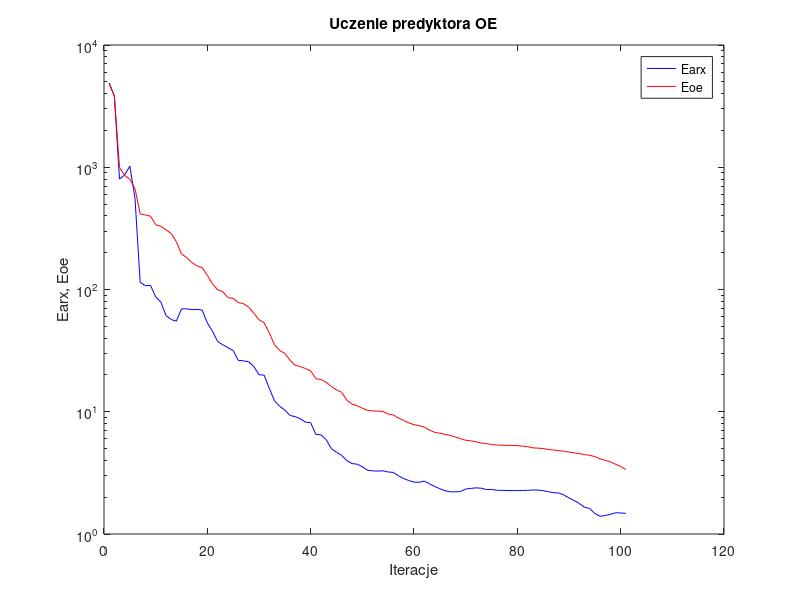
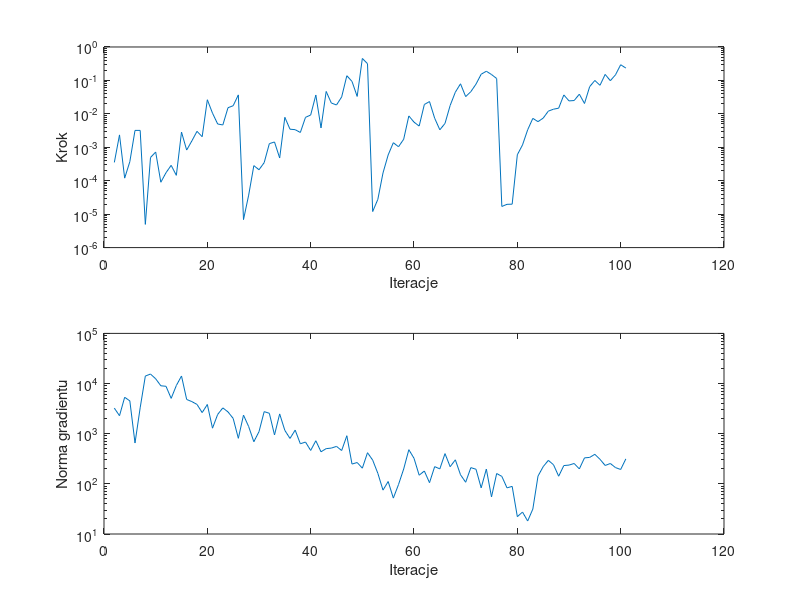

Write MATLAB code to recreate these figures, in order.
%uczenie predyktora oe
clear all;
n=0; farx(n+1)=4.895387e+003; foe(n+1)=4.836804e+003; wspucz(n+1)=0.000000e+000; ng(n+1)=0.000000e+000;
%odnowa zmiennej metryki
n=1; farx(n+1)=3.832643e+003; foe(n+1)=3.828756e+003; krok(n+1)=3.529670e-004; ng(n+1)=3.231963e+003;
n=2; farx(n+1)=8.007370e+002; foe(n+1)=9.945989e+002; krok(n+1)=2.346492e-003; ng(n+1)=2.283424e+003;
n=3; farx(n+1)=8.630432e+002; foe(n+1)=8.575370e+002; krok(n+1)=1.195353e-004; ng(n+1)=5.323823e+003;
n=4; farx(n+1)=1.022008e+003; foe(n+1)=7.986255e+002; krok(n+1)=3.716872e-004; ng(n+1)=4.507927e+003;
n=5; farx(n+1)=5.557781e+002; foe(n+1)=6.694853e+002; krok(n+1)=3.199545e-003; ng(n+1)=6.522819e+002;
n=6; farx(n+1)=1.144365e+002; foe(n+1)=4.151581e+002; krok(n+1)=3.201476e-003; ng(n+1)=3.283050e+003;
n=7; farx(n+1)=1.073789e+002; foe(n+1)=4.074673e+002; krok(n+1)=4.944182e-006; ng(n+1)=1.410573e+004;
n=8; farx(n+1)=1.081249e+002; foe(n+1)=3.977753e+002; krok(n+1)=4.957630e-004; ng(n+1)=1.546755e+004;
n=9; farx(n+1)=8.706867e+001; foe(n+1)=3.392003e+002; krok(n+1)=7.209870e-004; ng(n+1)=1.244591e+004;
n=10; farx(n+1)=7.893998e+001; foe(n+1)=3.289295e+002; krok(n+1)=9.012338e-005; ng(n+1)=9.024048e+003;
n=11; farx(n+1)=6.130277e+001; foe(n+1)=3.081561e+002; krok(n+1)=1.736749e-004; ng(n+1)=8.816206e+003;
n=12; farx(n+1)=5.683133e+001; foe(n+1)=2.874224e+002; krok(n+1)=2.881993e-004; ng(n+1)=5.060541e+003;
n=13; farx(n+1)=5.509158e+001; foe(n+1)=2.461359e+002; krok(n+1)=1.450018e-004; ng(n+1)=9.133894e+003;
n=14; farx(n+1)=6.940833e+001; foe(n+1)=1.952138e+002; krok(n+1)=2.849598e-003; ng(n+1)=1.414604e+004;
n=15; farx(n+1)=6.947410e+001; foe(n+1)=1.826674e+002; krok(n+1)=8.259539e-004; ng(n+1)=4.815113e+003;
n=16; farx(n+1)=6.838895e+001; foe(n+1)=1.662601e+002; krok(n+1)=1.548346e-003; ng(n+1)=4.366553e+003;
n=17; farx(n+1)=6.876465e+001; foe(n+1)=1.559652e+002; krok(n+1)=2.998733e-003; ng(n+1)=3.836242e+003;
n=18; farx(n+1)=6.786648e+001; foe(n+1)=1.510179e+002; krok(n+1)=2.075244e-003; ng(n+1)=2.636170e+003;
n=19; farx(n+1)=5.328063e+001; foe(n+1)=1.305393e+002; krok(n+1)=2.642647e-002; ng(n+1)=3.824113e+003;
n=20; farx(n+1)=4.553240e+001; foe(n+1)=1.112450e+002; krok(n+1)=1.048565e-002; ng(n+1)=1.288223e+003;
n=21; farx(n+1)=3.753638e+001; foe(n+1)=9.947051e+001; krok(n+1)=4.974973e-003; ng(n+1)=2.421918e+003;
n=22; farx(n+1)=3.526510e+001; foe(n+1)=9.587093e+001; krok(n+1)=4.653602e-003; ng(n+1)=3.270041e+003;
n=23; farx(n+1)=3.343091e+001; foe(n+1)=8.584370e+001; krok(n+1)=1.526430e-002; ng(n+1)=2.718074e+003;
n=24; farx(n+1)=3.166609e+001; foe(n+1)=8.465083e+001; krok(n+1)=1.748904e-002; ng(n+1)=2.017193e+003;
n=25; farx(n+1)=2.630355e+001; foe(n+1)=7.822969e+001; krok(n+1)=3.692409e-002; ng(n+1)=8.089937e+002;
%odnowa zmiennej metryki
n=26; farx(n+1)=2.612565e+001; foe(n+1)=7.650898e+001; krok(n+1)=6.866794e-006; ng(n+1)=2.345764e+003;
n=27; farx(n+1)=2.564504e+001; foe(n+1)=7.178483e+001; krok(n+1)=3.709122e-005; ng(n+1)=1.386073e+003;
n=28; farx(n+1)=2.342731e+001; foe(n+1)=6.389621e+001; krok(n+1)=2.825558e-004; ng(n+1)=6.910725e+002;
n=29; farx(n+1)=2.009204e+001; foe(n+1)=5.657862e+001; krok(n+1)=2.130718e-004; ng(n+1)=1.098590e+003;
n=30; farx(n+1)=1.992641e+001; foe(n+1)=5.330467e+001; krok(n+1)=3.467612e-004; ng(n+1)=2.753151e+003;
n=31; farx(n+1)=1.550856e+001; foe(n+1)=4.406823e+001; krok(n+1)=1.284363e-003; ng(n+1)=2.554789e+003;
n=32; farx(n+1)=1.230349e+001; foe(n+1)=3.536803e+001; krok(n+1)=1.441974e-003; ng(n+1)=9.436911e+002;
n=33; farx(n+1)=1.107560e+001; foe(n+1)=3.167037e+001; krok(n+1)=4.789093e-004; ng(n+1)=2.480212e+003;
n=34; farx(n+1)=1.032361e+001; foe(n+1)=2.998736e+001; krok(n+1)=7.876901e-003; ng(n+1)=1.164671e+003;
n=35; farx(n+1)=9.327255e+000; foe(n+1)=2.641950e+001; krok(n+1)=3.473809e-003; ng(n+1)=8.041473e+002;
n=36; farx(n+1)=9.122775e+000; foe(n+1)=2.398423e+001; krok(n+1)=3.363630e-003; ng(n+1)=1.179790e+003;
n=37; farx(n+1)=8.756706e+000; foe(n+1)=2.343236e+001; krok(n+1)=2.774090e-003; ng(n+1)=6.298713e+002;
n=38; farx(n+1)=8.218848e+000; foe(n+1)=2.254852e+001; krok(n+1)=7.859971e-003; ng(n+1)=6.812886e+002;
n=39; farx(n+1)=8.147681e+000; foe(n+1)=2.161602e+001; krok(n+1)=9.231023e-003; ng(n+1)=4.635082e+002;
n=40; farx(n+1)=6.521114e+000; foe(n+1)=1.864257e+001; krok(n+1)=3.658573e-002; ng(n+1)=7.235943e+002;
n=41; farx(n+1)=6.474963e+000; foe(n+1)=1.836762e+001; krok(n+1)=3.792736e-003; ng(n+1)=4.359857e+002;
n=42; farx(n+1)=5.909456e+000; foe(n+1)=1.744524e+001; krok(n+1)=4.679730e-002; ng(n+1)=5.037430e+002;
n=43; farx(n+1)=4.994445e+000; foe(n+1)=1.610880e+001; krok(n+1)=2.107682e-002; ng(n+1)=5.164395e+002;
n=44; farx(n+1)=4.655995e+000; foe(n+1)=1.506995e+001; krok(n+1)=1.843505e-002; ng(n+1)=5.583251e+002;
n=45; farx(n+1)=4.400673e+000; foe(n+1)=1.445305e+001; krok(n+1)=3.209254e-002; ng(n+1)=4.620011e+002;
n=46; farx(n+1)=3.983719e+000; foe(n+1)=1.239643e+001; krok(n+1)=1.381465e-001; ng(n+1)=9.113899e+002;
n=47; farx(n+1)=3.766416e+000; foe(n+1)=1.156745e+001; krok(n+1)=9.326940e-002; ng(n+1)=2.481078e+002;
n=48; farx(n+1)=3.726563e+000; foe(n+1)=1.121062e+001; krok(n+1)=3.320390e-002; ng(n+1)=2.662699e+002;
n=49; farx(n+1)=3.554641e+000; foe(n+1)=1.068809e+001; krok(n+1)=4.536903e-001; ng(n+1)=2.053507e+002;
n=50; farx(n+1)=3.319454e+000; foe(n+1)=1.026449e+001; krok(n+1)=3.167854e-001; ng(n+1)=4.179379e+002;
%odnowa zmiennej metryki
n=51; farx(n+1)=3.286865e+000; foe(n+1)=1.016538e+001; krok(n+1)=1.197513e-005; ng(n+1)=2.977009e+002;
n=52; farx(n+1)=3.270727e+000; foe(n+1)=1.011409e+001; krok(n+1)=2.769106e-005; ng(n+1)=1.622102e+002;
n=53; farx(n+1)=3.287010e+000; foe(n+1)=1.004658e+001; krok(n+1)=1.711903e-004; ng(n+1)=7.500900e+001;
n=54; farx(n+1)=3.216745e+000; foe(n+1)=9.574904e+000; krok(n+1)=5.911814e-004; ng(n+1)=1.113749e+002;
n=55; farx(n+1)=3.190158e+000; foe(n+1)=9.416915e+000; krok(n+1)=1.371344e-003; ng(n+1)=5.200898e+001;
n=56; farx(n+1)=2.990743e+000; foe(n+1)=8.872751e+000; krok(n+1)=1.037622e-003; ng(n+1)=9.679127e+001;
n=57; farx(n+1)=2.840365e+000; foe(n+1)=8.492315e+000; krok(n+1)=1.736904e-003; ng(n+1)=1.974125e+002;
n=58; farx(n+1)=2.736348e+000; foe(n+1)=8.106918e+000; krok(n+1)=8.674162e-003; ng(n+1)=4.800802e+002;
n=59; farx(n+1)=2.657193e+000; foe(n+1)=7.839787e+000; krok(n+1)=5.654998e-003; ng(n+1)=3.236011e+002;
n=60; farx(n+1)=2.650327e+000; foe(n+1)=7.694108e+000; krok(n+1)=4.312318e-003; ng(n+1)=1.486466e+002;
n=61; farx(n+1)=2.707605e+000; foe(n+1)=7.486505e+000; krok(n+1)=1.904910e-002; ng(n+1)=1.804753e+002;
n=62; farx(n+1)=2.572814e+000; foe(n+1)=7.080792e+000; krok(n+1)=2.331735e-002; ng(n+1)=1.055584e+002;
n=63; farx(n+1)=2.447355e+000; foe(n+1)=6.780851e+000; krok(n+1)=7.397815e-003; ng(n+1)=2.203372e+002;
n=64; farx(n+1)=2.345019e+000; foe(n+1)=6.668483e+000; krok(n+1)=3.334617e-003; ng(n+1)=1.987553e+002;
n=65; farx(n+1)=2.262257e+000; foe(n+1)=6.524986e+000; krok(n+1)=5.173682e-003; ng(n+1)=4.007303e+002;
n=66; farx(n+1)=2.213137e+000; foe(n+1)=6.420785e+000; krok(n+1)=1.785641e-002; ng(n+1)=2.195776e+002;
n=67; farx(n+1)=2.213165e+000; foe(n+1)=6.210453e+000; krok(n+1)=4.446078e-002; ng(n+1)=3.014739e+002;
n=68; farx(n+1)=2.224034e+000; foe(n+1)=6.026757e+000; krok(n+1)=7.931747e-002; ng(n+1)=1.518725e+002;
n=69; farx(n+1)=2.333566e+000; foe(n+1)=5.842881e+000; krok(n+1)=3.280985e-002; ng(n+1)=1.076520e+002;
n=70; farx(n+1)=2.360142e+000; foe(n+1)=5.782612e+000; krok(n+1)=4.614317e-002; ng(n+1)=2.105402e+002;
n=71; farx(n+1)=2.384544e+000; foe(n+1)=5.679406e+000; krok(n+1)=7.746648e-002; ng(n+1)=1.954756e+002;
n=72; farx(n+1)=2.369573e+000; foe(n+1)=5.549153e+000; krok(n+1)=1.530377e-001; ng(n+1)=8.317202e+001;
n=73; farx(n+1)=2.312121e+000; foe(n+1)=5.491753e+000; krok(n+1)=1.881412e-001; ng(n+1)=1.972719e+002;
n=74; farx(n+1)=2.314488e+000; foe(n+1)=5.400991e+000; krok(n+1)=1.500565e-001; ng(n+1)=5.486377e+001;
n=75; farx(n+1)=2.278801e+000; foe(n+1)=5.341946e+000; krok(n+1)=1.139041e-001; ng(n+1)=1.607946e+002;
%odnowa zmiennej metryki
n=76; farx(n+1)=2.276017e+000; foe(n+1)=5.321607e+000; krok(n+1)=1.700060e-005; ng(n+1)=1.408039e+002;
n=77; farx(n+1)=2.270384e+000; foe(n+1)=5.312625e+000; krok(n+1)=1.968224e-005; ng(n+1)=8.319074e+001;
n=78; farx(n+1)=2.265892e+000; foe(n+1)=5.303851e+000; krok(n+1)=1.990494e-005; ng(n+1)=8.904211e+001;
n=79; farx(n+1)=2.266345e+000; foe(n+1)=5.284609e+000; krok(n+1)=5.978895e-004; ng(n+1)=2.217380e+001;
n=80; farx(n+1)=2.267899e+000; foe(n+1)=5.234112e+000; krok(n+1)=1.174207e-003; ng(n+1)=2.740236e+001;
n=81; farx(n+1)=2.276284e+000; foe(n+1)=5.176035e+000; krok(n+1)=3.334617e-003; ng(n+1)=1.815569e+001;
n=82; farx(n+1)=2.291752e+000; foe(n+1)=5.066892e+000; krok(n+1)=7.321912e-003; ng(n+1)=3.145442e+001;
n=83; farx(n+1)=2.287050e+000; foe(n+1)=5.040869e+000; krok(n+1)=5.852382e-003; ng(n+1)=1.427472e+002;
n=84; farx(n+1)=2.259907e+000; foe(n+1)=4.999556e+000; krok(n+1)=7.442795e-003; ng(n+1)=2.200675e+002;
n=85; farx(n+1)=2.218273e+000; foe(n+1)=4.912395e+000; krok(n+1)=1.207035e-002; ng(n+1)=2.939537e+002;
n=86; farx(n+1)=2.177884e+000; foe(n+1)=4.868256e+000; krok(n+1)=1.378623e-002; ng(n+1)=2.406355e+002;
n=87; farx(n+1)=2.165798e+000; foe(n+1)=4.814972e+000; krok(n+1)=1.477175e-002; ng(n+1)=1.419709e+002;
n=88; farx(n+1)=2.087057e+000; foe(n+1)=4.747301e+000; krok(n+1)=3.678347e-002; ng(n+1)=2.315714e+002;
n=89; farx(n+1)=1.970567e+000; foe(n+1)=4.674434e+000; krok(n+1)=2.440235e-002; ng(n+1)=2.365903e+002;
n=90; farx(n+1)=1.877667e+000; foe(n+1)=4.613973e+000; krok(n+1)=2.502768e-002; ng(n+1)=2.547194e+002;
n=91; farx(n+1)=1.776190e+000; foe(n+1)=4.547062e+000; krok(n+1)=3.876686e-002; ng(n+1)=1.984754e+002;
n=92; farx(n+1)=1.653852e+000; foe(n+1)=4.460945e+000; krok(n+1)=2.043074e-002; ng(n+1)=3.298391e+002;
n=93; farx(n+1)=1.617745e+000; foe(n+1)=4.404508e+000; krok(n+1)=6.504518e-002; ng(n+1)=3.364623e+002;
n=94; farx(n+1)=1.472295e+000; foe(n+1)=4.296930e+000; krok(n+1)=9.963479e-002; ng(n+1)=3.881763e+002;
n=95; farx(n+1)=1.395079e+000; foe(n+1)=4.122885e+000; krok(n+1)=7.142563e-002; ng(n+1)=3.085462e+002;
n=96; farx(n+1)=1.416620e+000; foe(n+1)=4.011236e+000; krok(n+1)=1.513424e-001; ng(n+1)=2.325547e+002;
n=97; farx(n+1)=1.447927e+000; foe(n+1)=3.890633e+000; krok(n+1)=9.809225e-002; ng(n+1)=2.546372e+002;
n=98; farx(n+1)=1.493121e+000; foe(n+1)=3.723081e+000; krok(n+1)=1.472237e-001; ng(n+1)=2.108992e+002;
n=99; farx(n+1)=1.486344e+000; foe(n+1)=3.569039e+000; krok(n+1)=2.942678e-001; ng(n+1)=1.934484e+002;
n=100; farx(n+1)=1.475015e+000; foe(n+1)=3.370998e+000; krok(n+1)=2.340680e-001; ng(n+1)=3.143505e+002;

figure; semilogy(farx,'b'); hold on; semilogy(foe,'r'); xlabel('Iteracje'); ylabel('Earx, Eoe'); legend('Earx','Eoe'); title('Uczenie predyktora OE');
figure; subplot(2,1,1); semilogy(krok); xlabel('Iteracje'); ylabel('Krok');
subplot(2,1,2); semilogy(ng); xlabel('Iteracje'); ylabel('Norma gradientu');
Earx=farx(n+1)
Eoe=foe(n+1)
